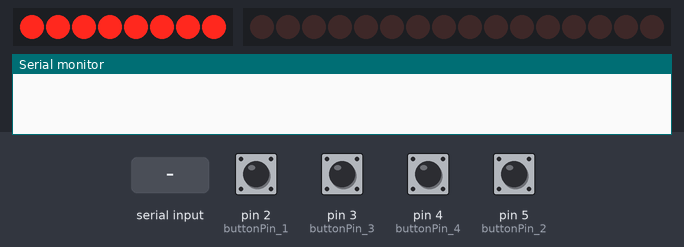
The sketch below on a simulated Arduino Uno, built with avr-gcc and run on an emulated ATmega328P. On the bench: 8 shift-register outputs drawn as a row of LEDs (first output left, lit = HIGH), 16 shift-register outputs drawn as a row of LEDs (first output left, lit = HIGH), the last lines printed to the serial monitor. Wiring (inferred from the names in the program): shift register (74HC595): data pin 8; shift clock pin 10; latch pin 9; 2 × shift register (74HC595): data pin 11; shift clock pin 13; latch pin 12. Wiring (inferred from the signals the program sends): 2 × row of LEDs: on Q0, Q1, Q2, Q3, Q4, Q5, Q6, Q7 / on Q0, Q1, Q2, Q3, Q4, Q5, Q6, Q7, Q8, Q9, Q10, Q11, Q12, Q13, Q14, Q15. The test bench sets the inputs (shaded band); at power-on: pin 2 (buttonPin_1), pin 3 (buttonPin_3), pin 4 (buttonPin_4), pin 5 (buttonPin_2) LOW.

Above: at 1.2 s.
1.3 s: "x\n" received over Serial
At 2.0 s:
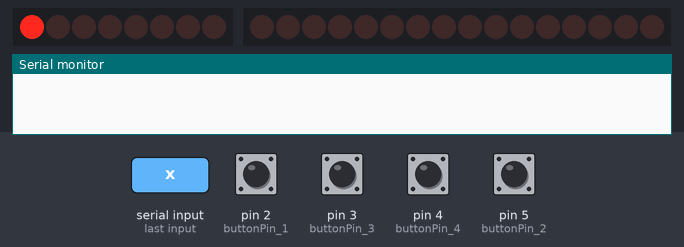
4.3 s: pin 2 (buttonPin_1) pulled HIGH for 0.15 s
At 5.0 s:
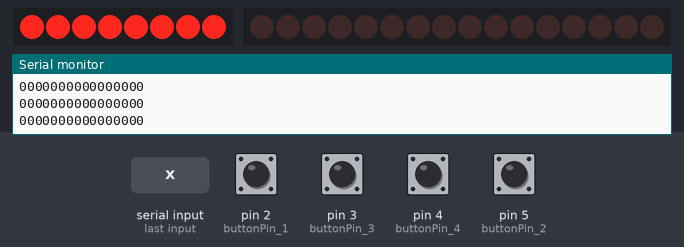
5.9 s: pin 5 (buttonPin_2) pulled HIGH for 0.15 s
At 6.44 s:
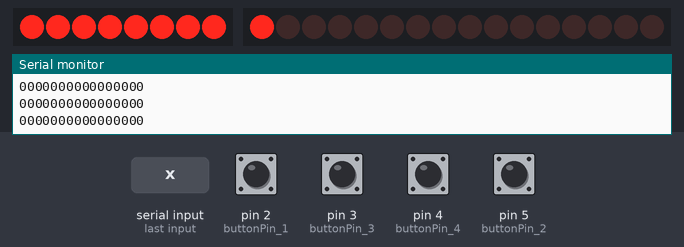
6.6 s: pin 3 (buttonPin_3) pulled HIGH for 0.15 s
At 7.9 s:
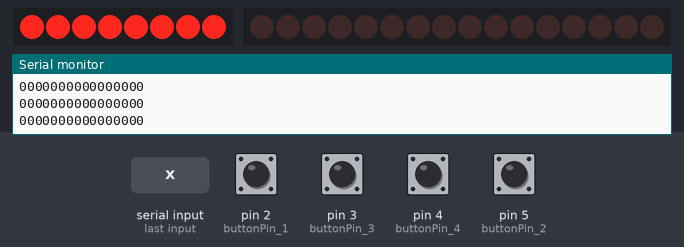
8.2 s: pin 4 (buttonPin_4) pulled HIGH for 1 s
At 9.1 s:
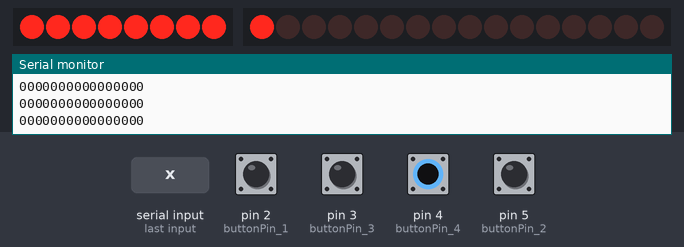
9.8 s: "Dim 1 : \n" received over Serial
At 10.8 s:
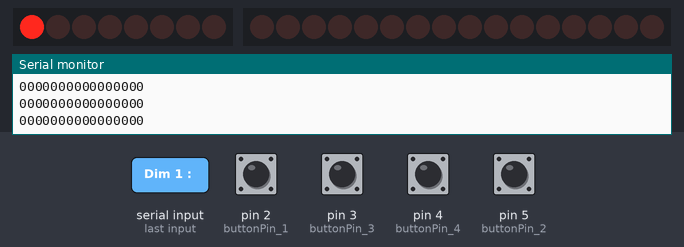
Timing chart, 0 to 13.1 s (numbered marks = the images above; inputs shaded):
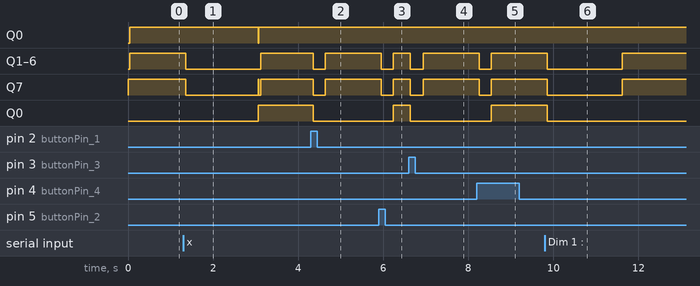

Measured:
- after the input at 1.3 s, Q0: HIGH → LOW after 1.8 s, → HIGH 0.01 s later; Q1–6: HIGH → LOW after 0.06 s, → HIGH 1.8 s later; Q7: HIGH → LOW after 0.06 s, → HIGH 1.7 s later, → LOW 0.01 s later, → HIGH 0.04 s later; Q0: LOW → HIGH after 1.8 s
- after the input at 4.3 s, Q1–7: HIGH → LOW after 0.06 s, → HIGH 0.28 s later; Q0: HIGH → LOW after 0.06 s
- after the input at 5.9 s, Q1–7: HIGH → LOW after 0.06 s, → HIGH 0.28 s later; Q0: LOW → HIGH after 0.34 s
- after the input at 6.6 s, Q1–7: HIGH → LOW at once, → HIGH 0.30 s later; Q0: HIGH → LOW at once
- after the input at 8.2 s, Q1–7: HIGH → LOW after 0.06 s, → HIGH 0.28 s later; Q0: LOW → HIGH after 0.34 s
- after the input at 9.8 s, Q1–7: HIGH → LOW after 0.06 s, → HIGH 1.8 s later; Q0: HIGH → LOW after 0.06 s

The sketch:

LED2.ino
```cpp
const int tabloHigh = 20;
const int tabloWidth = 20;
struct tablo {
  boolean wert[tabloHigh][tabloWidth];
};
struct tablo myTablo;

const int viewHigh = 8;
const int viewWidth = 16;
struct view {
  boolean wert[viewHigh][viewWidth];
};
struct view myView;

int cursorX = 0;
int cursorY = 0;

String str = "";

int latchPin_1 = 9;
int clockPin_1 = 10;
int dataPin_1 = 8;

int latchPin_2 = 12;
int clockPin_2 = 13;
int dataPin_2 = 11;

//buttons
const int buttonPin_1 = 2;
const int buttonPin_2 = 5;
const int buttonPin_3 = 3;
const int buttonPin_4 = 4;

int buttonState[] = { 0,0,0,0 };
int buttonState_old[] = { 0,0,0,0 };


void setup() {
  myView = viewInit();

  pinMode(latchPin_1, OUTPUT);
  pinMode(clockPin_1 ,OUTPUT);
  pinMode(dataPin_1 ,OUTPUT);

  pinMode(latchPin_2 ,OUTPUT);
  pinMode(clockPin_2 ,OUTPUT);
  pinMode(dataPin_2 ,OUTPUT);

  pinMode(buttonPin_1, INPUT);
  pinMode(buttonPin_2, INPUT);

  pinMode(buttonPin_3, INPUT);
  pinMode(buttonPin_4, INPUT);

  Serial.begin(9600);
  // put your setup code here, to run once:

}

struct view viewInit() {
  struct view localView;
  for (int i = 0 ; i < viewHigh ; i++) {
    for (int j = 0 ; j < viewWidth ; j++) {
      localView.wert[i][j] = false;
    }
  }

  Serial.print("View init : ");
  for (int i = 0; i < viewHigh; i++) {
	  for (int j = 0; j < viewWidth; j++) {
		  Serial.print(localView.wert[i][j]);
	  }
	  Serial.println();
  }
//  outputView(localView, "myViewInit");
  return localView;
}

struct tablo tabloInit(int high, int width) {
  struct tablo localTablo;
  /*localTablo.wert = malloc(high * sizeof(boolean *));
  for (int i = 0 ; i < high ; i++) {
    localTablo.wert[i] = malloc(sizeof(boolean) * width);
  }*/
  for (int i = 0 ; i < high ; i++) {
    for (int j = 0 ; j < width ; j++) {
      localTablo.wert[i][j] = false;
    }
  }
  if (NULL == localTablo.wert) {
    Serial.print("Tablo init : localTablo = NULL");

  }
  Serial.print("Tablo init : ");
  for (int i = 0 ; i < high ; i++) {
    for (int j = 0 ; j < width ; j++) {
      Serial.print(localTablo.wert[i][j]);
    }
    Serial.println();
  }

//  outputTablo(localTablo, "tabloInit");
  return localTablo;
}

struct tablo makeTest() {
  struct tablo localTablo = tabloInit(tabloHigh, tabloWidth);

  Serial.println("makeTest");

  localTablo.wert[0][0] = true;
  localTablo.wert[1][1] = true;
  localTablo.wert[2][2] = true;
  localTablo.wert[3][3] = true;
  localTablo.wert[4][4] = true;
  localTablo.wert[5][5] = true;
  localTablo.wert[6][6] = true;
  localTablo.wert[7][7] = true;

  localTablo.wert[0][15] = true;
  localTablo.wert[1][14] = true;
  localTablo.wert[2][13] = true;
  localTablo.wert[3][12] = true;
  localTablo.wert[4][11] = true;
  localTablo.wert[5][10] = true;
  localTablo.wert[6][9] = true;
  localTablo.wert[7][8] = true;

//  outputTablo(localTablo, "makeTest");
  return localTablo;
}

String lookupInput() {
  String str = "";
  if (Serial.available() > 0) {
    str = Serial.readString();
    Serial.print("I received: ");
    Serial.println(str);
  }
  return str;
}

struct tablo makeTabloBool(String str, int tabloHigh, int tabloWidth) {
  int x = 0;
  int y = 0;
  struct tablo localTablo = tabloInit(tabloHigh, tabloWidth);
  for (int i = 0 ; i < str.length() ; i++) {
    if (str == "\n") {
      x++;
      y=0;
    } else if (str[i] == 'x') {
      localTablo.wert[x][y] = true;
      y++;
    } else if (str[i] == '.') {
      localTablo.wert[x][y] = false;
      y++;
    }
  }
  return localTablo;
}

struct view makeView(struct tablo myTablo, int cursorX, int cursorY) {
  struct view localView;
  localView = viewInit();
  if (cursorX >= 0 && cursorX + viewWidth <= tabloWidth) {		//kleiner gleich eingefügt, weil Rand ist zulässig
    if (cursorY >= 0 && cursorY + viewHigh <= tabloHigh) {
		Serial.println("makieview");
      for (int i = 0 ; i < viewHigh ; i++) {
        for (int j = 0 ; j < viewWidth ; j++) {
          localView.wert[i][j] = myTablo.wert[cursorX + i][cursorY + j];
        }
      }
    }
  }

  Serial.println("MakeView : ");
  for (int i = 0; i < viewHigh; i++) {
	  for (int j = 0; j < viewWidth; j++) {
		  Serial.print(localView.wert[i][j]);
	  }
	  Serial.println();
  }
  return localView;
}


void output(struct view myView) {
  int muster = 0x0;
  byte localMuster[2] = { 0x0,0x0 };

  for (int i = 0 ; i < viewHigh ; i++) {

    digitalWrite(latchPin_1, LOW);
    shiftOut(dataPin_1, clockPin_1, LSBFIRST, 0x0);
    digitalWrite(latchPin_1, HIGH);

    for (int j = 0 ; j < viewWidth ; j++) {
      if (myView.wert[i][j] == true) {
		  //Serial.println("true");
		  muster = muster << 1;
		  muster += 0b1;

      } else {
		  //Serial.println("false");
		  muster = muster << 1;
      }
    }


	localMuster[0] = muster;
	localMuster[1] = muster>>8;

    digitalWrite(latchPin_2, LOW);
    shiftOut(dataPin_2, clockPin_2, LSBFIRST, localMuster[0]);
	shiftOut(dataPin_2, clockPin_2, LSBFIRST, localMuster[1]);
    digitalWrite(latchPin_2, HIGH);


    digitalWrite(latchPin_1, LOW);
    shiftOut(dataPin_1, clockPin_1, LSBFIRST, 0x1 << i);
    digitalWrite(latchPin_1, HIGH);

	delay(1);


  }


}

void loop() {

  // put your main code here, to run repeatedly:

  str = lookupInput();
  if (str != "") {
    if (str == "1") {
      Serial.println("str = 1");
      myTablo = makeTest();
      outputTablo(myTablo, "loop");
      myView = makeView(myTablo, cursorX, cursorY);
	  outputView(myView, "main");
	  //output(myView);

//      outputView(myView, "loop");
    } else {
      myTablo = makeTabloBool(str, tabloHigh, tabloWidth);
      myView = makeView(myTablo, cursorX, cursorY);
    }
    str = "";
  }


  buttonState[0] = digitalRead(buttonPin_1);
  buttonState[1] = digitalRead(buttonPin_2);
  buttonState[2] = digitalRead(buttonPin_3);
  buttonState[3] = digitalRead(buttonPin_4);

  if (buttonState[0] == HIGH && buttonState[0] != buttonState_old[0] && (cursorX + viewWidth < tabloWidth))
  {
	  cursorX++;
	  Serial.print("curserX: ");
	  Serial.println(cursorX);
	  myView = makeView(myTablo, cursorX, cursorY);
  }

  else if (buttonState[1] == HIGH && buttonState[1] != buttonState_old[1] && cursorX>0)
  {
	  cursorX--;
	  Serial.print("curserX: ");
	  Serial.println(cursorX);
	  myView = makeView(myTablo, cursorX, cursorY);
  }

  else if (buttonState[2] == HIGH && buttonState[2] != buttonState_old[2] && (cursorY+viewHigh < tabloHigh))
  {
	  cursorY++;
	  Serial.print("curserY: ");
	  Serial.println(cursorY);
	  myView = makeView(myTablo, cursorX, cursorY);
  }

  else if (buttonState[3] == HIGH && buttonState[3] != buttonState_old[3] && cursorY > 0)
  {
	  cursorY--;
	  Serial.print("curserY: ");
	  Serial.println(cursorY);
	  myView = makeView(myTablo, cursorX, cursorY);
  }

  buttonState_old[0] = buttonState[0];
  buttonState_old[1] = buttonState[1];
  buttonState_old[2] = buttonState[2];
  buttonState_old[3] = buttonState[3];


  output(myView);
}


int getHigh(String str) {
  int count = 0;
  for (int i = 0 ; i < str.length() ; i++) {
    if (str[i] == '\\' && str[i+1] == 'n') {
      count++;
      break;
    }
  }
  return count;
}

int getWidth(String str) {
  int count = 0;
  for (int i = 0 ; i < str.length() ; i++) {
    count++;
    if (str[i] == '\n') {
      break;
    }
  }
  return count;
}

void outputTablo(struct tablo localTablo, String location) {

  Serial.print("Location : ");
  Serial.println(location);

  int x = 0;
  int y = 0;
  x = sizeof(localTablo)/tabloWidth;
  Serial.print("Tablo High: ");
  Serial.println(x);

  if (x > 0) {
    y = sizeof(localTablo.wert[0]);
    Serial.print("Tablo Width: ");
    Serial.println(y);

  }
  if (x > 0 && y > 0 ) {
    for (int i = 0 ; i < x ; i++) {
      for (int j = 0 ; j < y ; j++) {
        Serial.print(localTablo.wert[i][j]);
        Serial.print(" ");
      }
        Serial.println();
    }
  }
}

void outputView(struct view localView, String location) {

  Serial.print("Location : ");
  Serial.println(location);

  int x = 0;
  int y = 0;
  x = sizeof(localView)/16;  //durch view länge
  Serial.print("View High: ");
  Serial.println(x);

  if (x > 0) {
    y = sizeof(localView.wert[0]);
    Serial.print("View Width: ");
    Serial.println(y);

  }

  if (x > 0 && y > 0 ) {
    for (int i = 0 ; i < x ; i++) {
      for (int j = 0 ; j < y ; j++) {
        Serial.print(localView.wert[i][j]);
        Serial.print(" ");
      }
        Serial.println();
    }
  }
}


/*
void mull() {

//    high = getHigh(str);
//    width = getWidth(str);
//    Serial.print("Dim 1 : ");
//    Serial.println(tablohigh);
//    Serial.print("Dim 2 : ");
//    Serial.println(tablowidth);


    for (int i = 0 ; i < tabloHigh ; i++) {
      for ( int j = 0 ; j < tabloWidth ; j++) {
        tablo[tabloHigh][tabloWidth] = true;
      }
      Serial.println();
    }
    for (int i = 0 ; i < tabloHigh ; i++) {
      for ( int j = 0 ; j < tabloWidth ; j++) {
        Serial.print(tablo[i][j]);
      }
      Serial.println();
    }
    Serial.println();
}
*/
```
